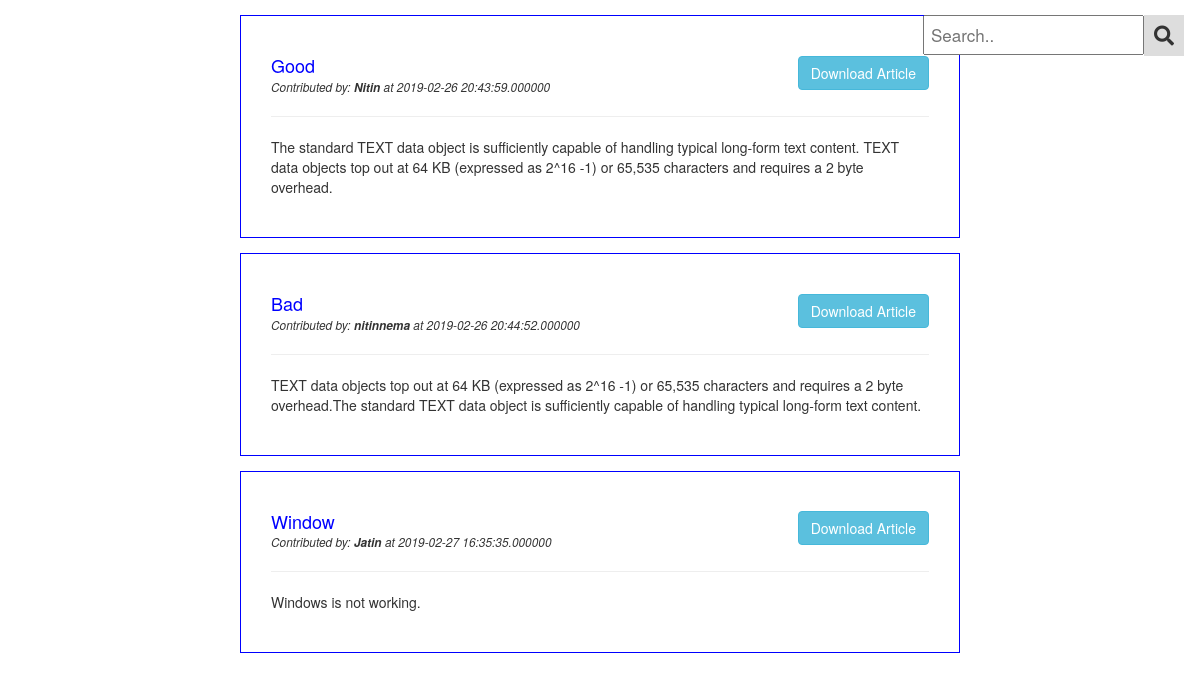
Screenshot of /browse.php with the database file from the repository.
### tables this page shows
CREATE TABLE `articles` (
  `id` int(32) NOT NULL,
  `name` varchar(255) NOT NULL,
  `title` varchar(255) NOT NULL,
  `article` text NOT NULL,
  `filename` varchar(55) NOT NULL,
  `filepath` varchar(255) NOT NULL,
  `whenadded` timestamp(6) NOT NULL DEFAULT CURRENT_TIMESTAMP(6)
);

### browse.php (the view, shortened to what this page needs)
<?php
    require 'connection.php';
    $sql = "SELECT id, name, title, article, filepath, whenadded FROM articles";
?>
<!DOCTYPE html>
<html>
<head>
	<link rel="stylesheet" href="https://maxcdn.bootstrapcdn.com/bootstrap/3.4.0/css/bootstrap.min.css">
	<link rel="stylesheet" href="https://use.fontawesome.com/releases/v5.7.2/css/all.css">
</head>
<body>
	<div class="search-container">
		<form action="search.php">
	      <input type="text" placeholder="Search.." name="search" required>
	      <button type="submit"><i class="fa fa-search" aria-hidden="true"></i></button>
	    </form>
	</div>
	<?php
	$result = $conn->query($sql);
	if ($result->num_rows > 0) {
   			 while($row = $result->fetch_assoc()) { ?>
		<div class="card container">
        	<div class="card-body">
        		<a href="read.php?title=<?php echo $row["title"] ?>" class="title"><h4 class="card-title"><?php echo $row["title"] ?></h4></a>
				<a href="<?php echo $row["filepath"] ?>" class="btn btn-info pull-right" style="margin-top: -20px;" download>Download Article</a>
			    <small><i>Contributed by: <b><?php echo $row["name"] ?></b> at <?php echo $row["whenadded"] ?></i></small>
			    <hr>
			    <p class="card-text"><?php echo $row["article"] ?></p>
		 	</div>
		</div>
   	<?php }
		}
	?>
</body>
</html>

### browse.php (style rules this page uses)
.card { width: 60%; border: 1px solid blue; padding: 30px; margin-top: 15px; }
h4 { color: blue; margin-bottom: 0px; }
.search-container { float: right; margin-top: -8px; }
.search-container input[type=text] { padding: 6px; margin-top: 8px; font-size: 17px; }
.search-container button { float: right; padding: 6px 10px; margin-top: 8px; margin-right: 16px; background: #ddd; font-size: 20px; border: none; }

### rows the page displays
articles: title "Good", name "Nitin", whenadded "2019-02-26 20:43:59.000000", article "The standard TEXT data object is sufficiently capable of handling typical long-form text content. TEXT data objects top out at 64 KB (expressed as 2^16 -1) or 65,535 characters and requires a 2 byte overhead."
articles: title "Bad", name "nitinnema", whenadded "2019-02-26 20:44:52.000000", article "TEXT data objects top out at 64 KB (expressed as 2^16 -1) or 65,535 characters and requires a 2 byte overhead.The standard TEXT data object is sufficiently capable of handling typical long-form text content."
articles: title "Window", name "Jatin", whenadded "2019-02-27 16:35:35.000000", article "Windows is not working."
